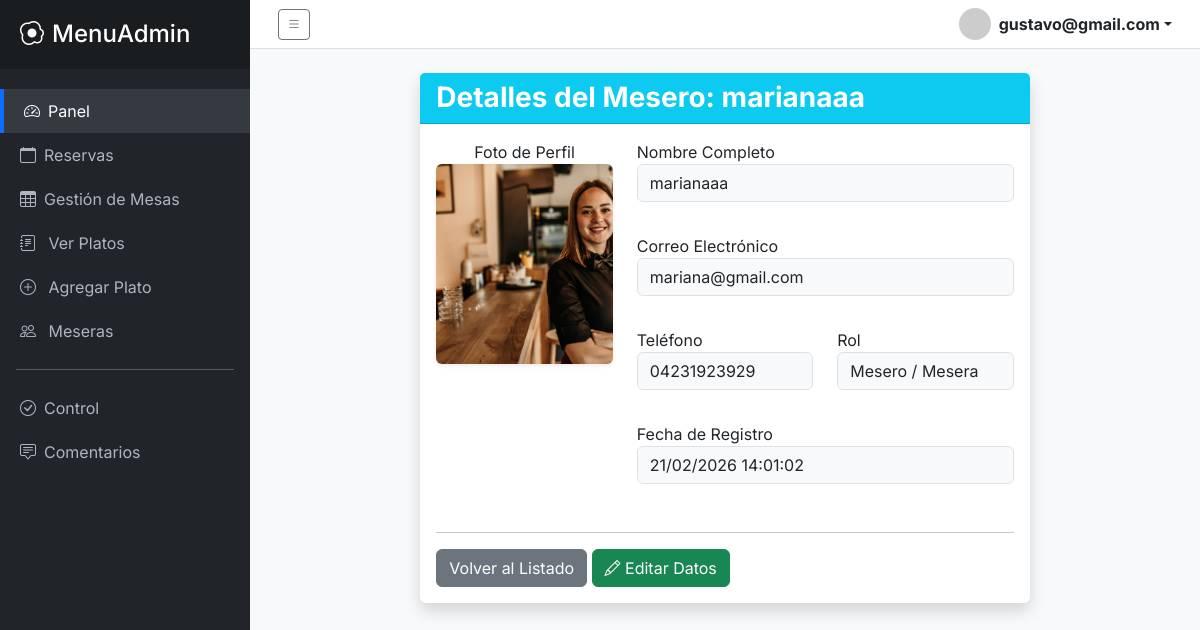
Page /client/admin/views/meseras/show.php?id=2 (signed in) on the committed database.
### tables this page shows
CREATE TABLE `usuarios` (
  `id_usuario` int(11) NOT NULL,
  `id_rol_fk` int(11) DEFAULT NULL,
  `nombre` varchar(100) NOT NULL,
  `email` varchar(100) NOT NULL,
  `password` varchar(255) NOT NULL,
  `imagen` varchar(255) DEFAULT NULL,
  `telefono` varchar(255) DEFAULT NULL,
  `fecha_creacion` timestamp NOT NULL DEFAULT current_timestamp(),
  `fecha_actualizacion` timestamp NOT NULL DEFAULT current_timestamp() ON UPDATE current_timestamp()
);

### client/admin/views/meseras/show.php (the view, shortened to what this page needs)
<?php
include '../../layouts/parte1.php';
$id_usuario = $_GET['id'];
$sql = "SELECT * FROM usuarios WHERE id_usuario = :id_usuario AND id_rol_fk = '2'";
$query = $pdo->prepare($sql);
$query->bindParam(':id_usuario', $id_usuario);
$query->execute();
$usuario = $query->fetch(PDO::FETCH_ASSOC);
?>
<div class="container-fluid py-4">
    <div class="row">
        <div class="col-md-8 mx-auto">
            <div class="card shadow">
                <div class="card-header bg-info text-white">
                    <h3 class="card-title mb-0"><b>Detalles del Mesero: <?php echo $usuario['nombre']; ?></b></h3>
                </div>
                <div class="card-body">
                    <div class="row">
                        <div class="col-md-4 text-center mb-3">
                            <label>Foto de Perfil</label>
                            <br>
                            <img src="../../../../public/assets/img/meseros/<?php echo trim($usuario['imagen']); ?>"
                                 class="img-fluid rounded shadow-sm"
                                 style="width: 200px; height: 200px; object-fit: cover;"
                                 alt="Perfil">
                        </div>
                        <div class="col-md-8">
                            <div class="row">
                                <div class="col-md-12 mb-3">
                                    <label>Nombre Completo</label>
                                    <p class="form-control bg-light"><?php echo $usuario['nombre']; ?></p>
                                </div>
                                <div class="col-md-12 mb-3">
                                    <label>Correo Electrónico</label>
                                    <p class="form-control bg-light"><?php echo $usuario['email']; ?></p>
                                </div>
                                <div class="col-md-6 mb-3">
                                    <label>Teléfono</label>
                                    <p class="form-control bg-light"><?php echo $usuario['telefono']; ?></p>
                                </div>
                                <div class="col-md-6 mb-3">
                                    <label>Rol</label>
                                    <p class="form-control bg-light">Mesero / Mesera</p>
                                </div>
                                <div class="col-md-12 mb-3">
                                    <label>Fecha de Registro</label>
                                    <p class="form-control bg-light">
                                        <?php echo date('d/m/Y H:i:s', strtotime($usuario['fecha_creacion'])); ?>
                                    </p>
                                </div>
                            </div>
                        </div>
                    </div>
                    <hr>
                    <div class="row">
                        <div class="col-md-12 text-right">
                            <a href="index.php" class="btn btn-secondary">Volver al Listado</a>
                            <a href="update.php?id=<?php echo $id_usuario; ?>" class="btn btn-success">
                                <i class="bi bi-pencil"></i> Editar Datos
                            </a>
                        </div>
                    </div>
                </div>
            </div>
        </div>
    </div>
</div>
<?php include '../../layouts/parte2.php'; ?>

### client/admin/layouts/parte1.php (style rules this page uses)
body { font-family: 'Inter', sans-serif; background-color: #f8f9fa; overflow-x: hidden; }
.card { border: none; box-shadow: 0 0.125rem 0.25rem rgba(0, 0, 0, 0.075); }

### rows in the picture
usuarios: nombre "marianaaa", imagen (picture), email "mariana@gmail.com", telefono "04231923929", fecha_creacion "21/02/2026 14:01:02"

### other values in the picture
$usuario_sesion "gustavo@gmail.com"
